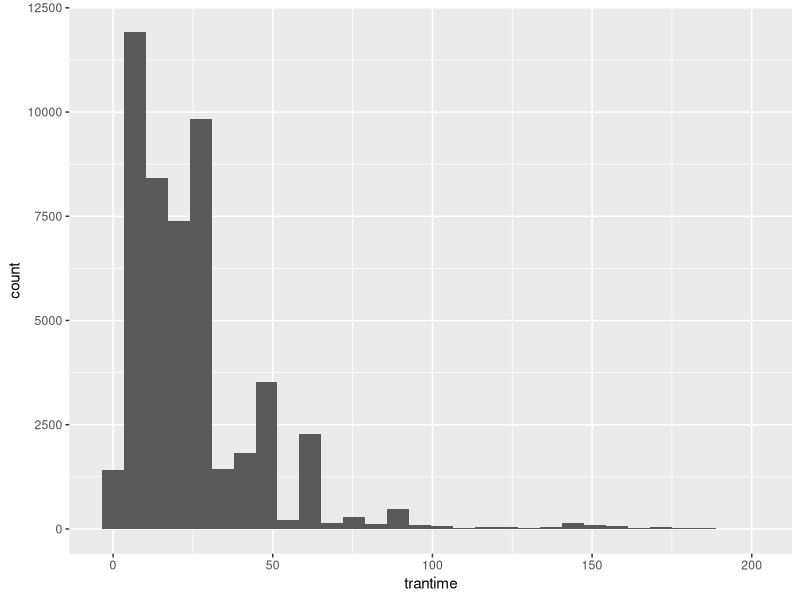
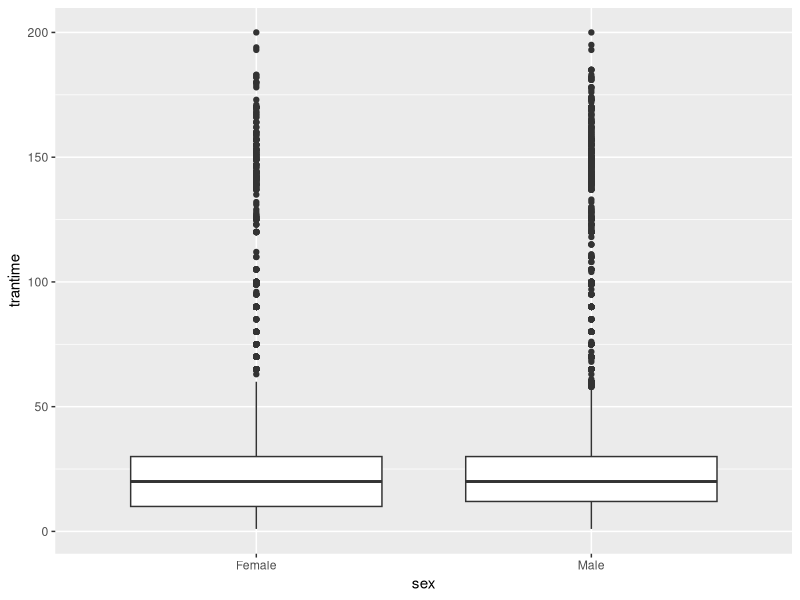
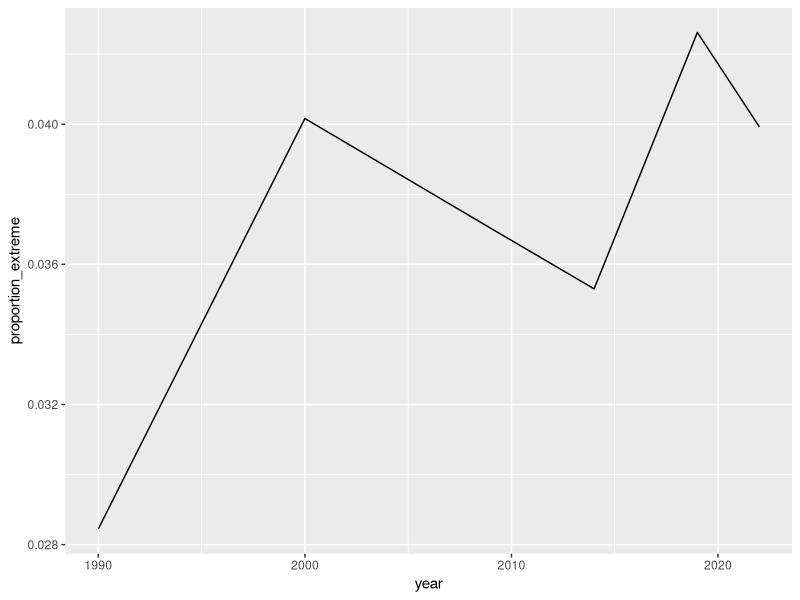
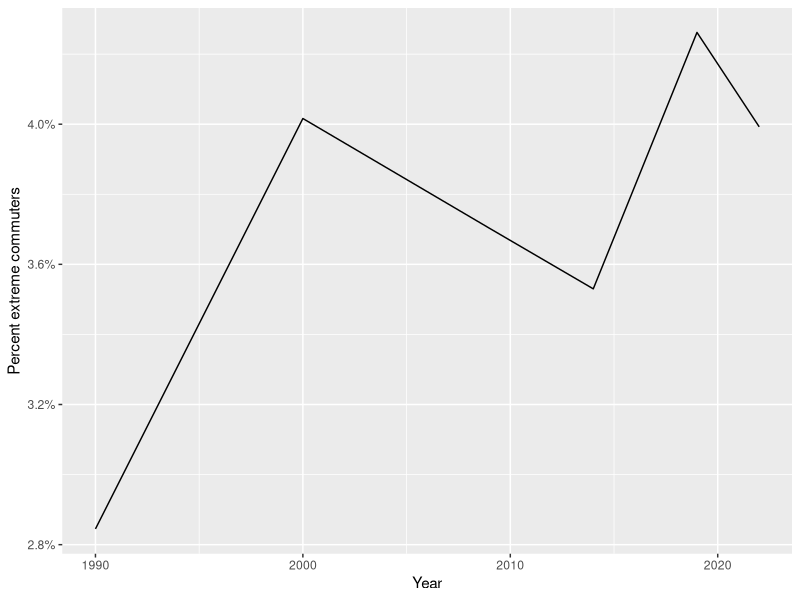
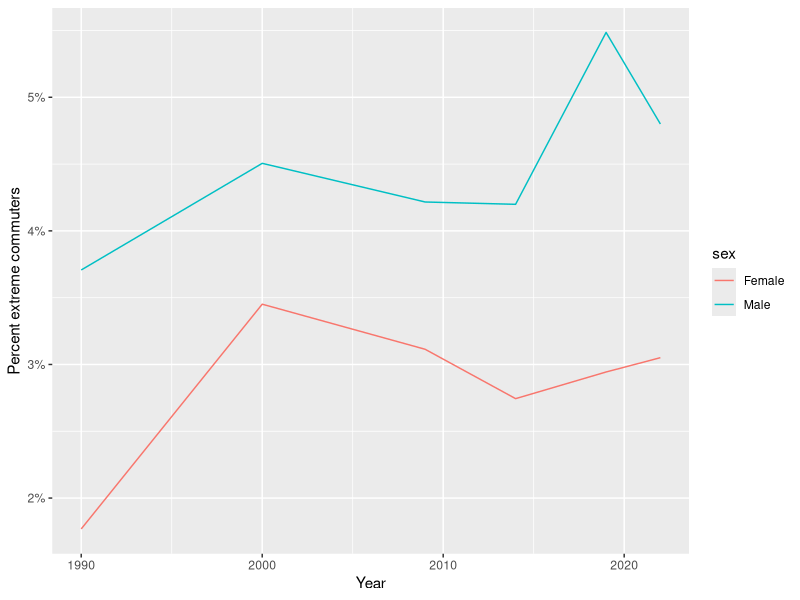

Generate these figures, in order, with R:
# In R, any text after a # is a "comment." These will be ignored by
# R, and are extremely useful for making notes about how your code
# works, what you are doing, and why you are doing it.

# First, we are going to load packages. An R package is an extension to the
# language that provides additional functionality. The only library we'll
# be using today is "tidyverse", which provides more intuitive data loading,
# manipulation, and plotting code.

library(tidyverse)

# Next, we will read in the data. This data comes from the Integrated Public Use
# Microdata Sample (https://usa.ipums.org), which is an anonymized sample of individual
# responses to the American Community Survey, an annual survey conducted by the US
# Census Bureau. We have a random sample of 50,000 responses.

# The read_csv function reads data from a Comma Separated Values (CSV) file. The
# here::here function finds data in the same directory as the R file. The functions
# in R work just like functions in math: f(g(x)) means apply function g to x, then
# apply function f to the result of that operation.
data = read_csv(here::here("data", "commute_time.csv"))

# We can look at the first few rows of our data to get some idea what we're working with
head(data)

# The data have the following columns:
#  year: year of survey
#  age: age of respondent
#  sex: sex of respondent (Census Bureau only allows Male or Female)
#  college: binary variable, did respondent go to four-year college
#  trantime: commute time
#  incwage_cpiu_2022: personal (not household) income, adjusted for inflation to 2022
#    dollars using the Consumer Price Index for All Urban Consumers (CPI-U)

# We can start with some descriptive statistics to begin to answer our first research question,
# how prevalent is extreme commuting?
# data$trantime refers to the trantime column in the data table
mean(data$trantime)

median(data$trantime)

# What does the relationship between the mean and median of commute time tell us about
# the distribution of commute time?

# We can verify that by making a histogram.
# We are going to use the ggplot (grammar of graphics plot) function to make our
# plot. In ggplot you specify an "aesthetic" which defines how different attributes
# of the data map onto the plot, and then you specify "geometries" which is how
# those data are rendered. The pipe operator |> is another way to write function
# calls; whatever is on the left will become input to what is on the right (or below).
# Here, we map the travel time onto the x axis. Since we are making a histogram, the
# y axis is the number of respondents in each bin.
data |>
    ggplot(aes(x=trantime)) +
    geom_histogram()

# What does this plot tell you about the distribution of commute times in our sample?

# We can also calculate the proportion of respondents with extreme commutes
# which we define as more than 60 minutes.

# data$trantime > 60 creates a new vector (list of numbers) that are 1 for everyone with
# a commute greater than 60 minutes, and 0 otherwise; the mean of this is the proportion
# with a commute greater than 60 minutes.
mean(data$trantime > 60)

# We can also calculate a confidence interval
# (note: calculating confidence intervals with ACS data is actually more complicated than
# this due to the survey design, so this is only an approximation.)
prop.test(sum(data$trantime > 60), nrow(data))

# We are 95% confident that between 3.59% and 3.92% of American commuters have commutes
# over an hour.

# Does this differ by sex?
# A good way to evaluate differences like this is with a boxplot. We can do
# separate boxplots by sex very easily.
data |>
    ggplot(aes(x=sex, y=trantime)) +
        geom_boxplot()

# There do not appear to many differences in commute time between men and women overall, but the extreme
# commutes don't show up very well in a boxplot.
# We can also do a hypothesis test to see if the means differ. This requires a little data reshaping.
# first, calculate means
data |>
    group_by(sex) |>
    summarize(prop_extreme=mean(trantime > 60)) |>
    ungroup()

# next, we can calculate the hypothesis test. This requires the data to be in a slightly
# different format, a matrix of counts of "successes" (extreme commutes) and "failures"
# (non-extreme commutes).
mtx = data |>
    group_by(sex) |>
    summarize(successes=sum(trantime > 60), failures=sum(trantime <= 60)) |>
    ungroup() |>
    select(-sex) |>
    as.matrix()

mtx
prop.test(mtx)
# How confident are we that men are more likely to have extreme commutes than women?

# Has extreme commuting increased over time?
# We can make a line plot of extreme commuting by year, again using the group_by function.
data |>
    group_by(year) |>
    summarize(proportion_extreme=mean(trantime > 60)) |>
    ggplot(aes(x=year, y=proportion_extreme)) +
        geom_line()

# We can clean that up a bit
data |>
    group_by(year) |>
    summarize(proportion_extreme=mean(trantime > 60)) |>
    ggplot(aes(x=year, y=proportion_extreme)) +
        geom_line() +
        xlab("Year") +
        ylab("Percent extreme commuters") +
        scale_y_continuous(labels=scales::percent)

# What does this tell us about extreme commuting over time?

# Does this differ by men and women?
# It's very easy to put two lines on the same plot.
data |>
    group_by(year, sex) |>
    summarize(proportion_extreme=mean(trantime > 60)) |>
    ggplot(aes(x=year, y=proportion_extreme, color=sex)) +
        geom_line() +
        xlab("Year") +
        ylab("Percent extreme commuters") +
        scale_y_continuous(labels=scales::percent)

# Do the amounts of extreme commuting differ among men and women?
# Do the trends?

# Are differences explained by age, education level or income?
# The best tool for answering a question like this is a regression. The coefficients
# in a regression indicate the relationship between the independent and dependent variables,
# holding all the other independent variables constant. So we can "take out" or
# control for the relationship between extreme commuting and income, education, etc.
# and see if there are still differences by sex.

# We will start by modeling commute time (not specifically extreme commuting) using the
# simplest type of regression model, a linear regression.
model = lm(trantime ~ sex + age + college + incwage_cpiu_2022 + factor(year), data)
summary(model)

# Controlling for these factors, do men have longer commutes than women?
# By how much?

# This models commute time overall. If we specifically wanted to look at extreme
# commuting, we could use another kind of regression, logistic regression.
# Logistic regression models the "odds" of a binary outcome (in this case,
# yes or no commuting is extreme).

# We'll start by creating an extreme_commute binary variable
data$extreme_commute = data$trantime > 60

logistic_model = glm(extreme_commute ~ sex + age + college + incwage_cpiu_2022 + factor(year), data,
    family=binomial(link="logit"))
summary(logistic_model)

# The coefficients in a logistic regression are not very useful.
# An easier to interpret version is the odds ratio, which is easy
# to calculate.
exp(coef(logistic_model))

# This is showing that men are 49.7% more likely to have
# extreme commutes than women (1.497 times more likely).